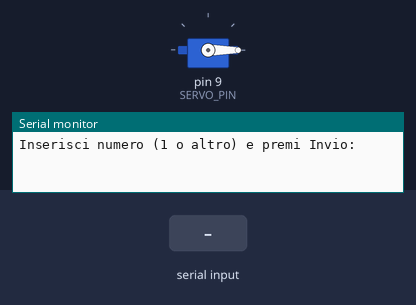
This sketch was run on a simulated Arduino Uno, built with avr-gcc and run on an emulated ATmega328P. Parts: servo, the last lines printed to the serial monitor. The test bench sets the inputs (shaded band).

Above: at 1.2 s.
1.3 s: "1\n" received over Serial
At 2.4 s:
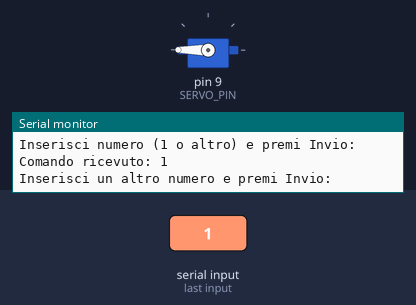
Timing chart, 0 to 4.3 s (numbered marks = the images above; inputs shaded):
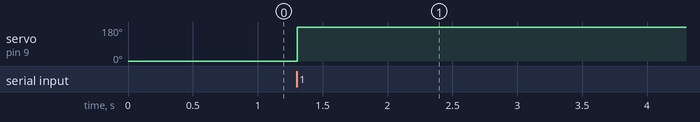

The sketch:

ServoMotore.ino
```cpp
#include <Servo.h>

// ===== SERVO =====
#define SERVO_PIN 9
Servo servoKit;
int posServo = 0;

void servoCommand(int sum) {
  if (sum == 1) {
    if (posServo == 0) {
      servoKit.write(180);
      posServo = 180;
    } else {
      servoKit.write(0);
      posServo = 0;
    }
  } else if (sum == 2) {
    if (posServo == 0) {
      servoKit.write(180);
      delay(1000);
      servoKit.write(0);
      posServo = 0;
    } else {
      servoKit.write(0);
      delay(1000);
      servoKit.write(180);
      posServo = 180;
    }
  }
}

void setup() {
  Serial.begin(9600);
  while (!Serial) { }
  servoKit.attach(SERVO_PIN);
  servoKit.write(0);
  Serial.println("Inserisci numero (1 o altro) e premi Invio:");
}

void loop() {
  if (Serial.available() > 0) {
    int n = Serial.parseInt();
    while (Serial.available() > 0) {
      Serial.read();
    }
    Serial.print("Comando ricevuto: ");
    Serial.println(n);
    servoCommand(n);
    Serial.println("Inserisci un altro numero e premi Invio:");
  }
}
```

Measured:
- after the input at 1.3 s, servo on pin 9 (SERVO_PIN): 0° → 180° at once
